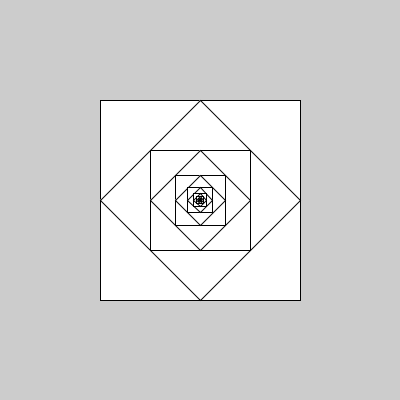
Frame 1 (no input)
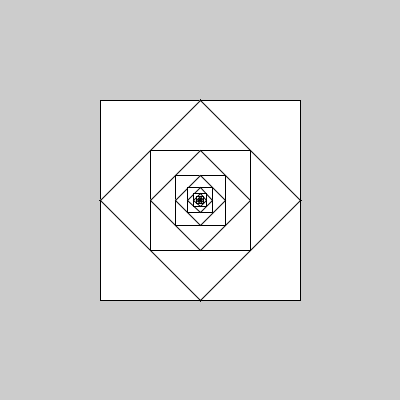
Frame 60 (the mouse pressed at the canvas centre just before this capture)
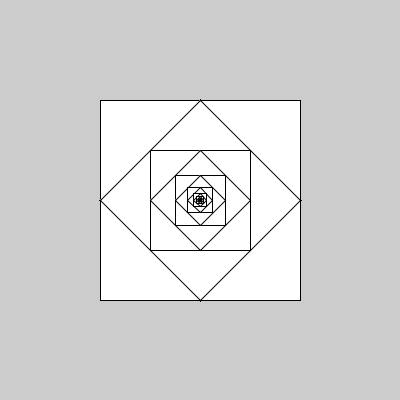
Frame 120 (the mouse held since frame 60 and released just before this capture)

The Processing sketch that drew these frames (run headless with seeded random() and noise(); from frame 60 on, the mouse is pressed at the canvas centre):

// Processing sketch: Recursive_Rectangles
// ── Recursive_Rectangles.pde
void setup(){
 size(400,400);
 smooth();
}

void draw(){
  
 drawQuad(100,100,100,300,300,300,300,100);
}

float distance(float x1, float y1, float x2, float y2){
 return sqrt((x1-x2)*(x1-x2) + (y1-y2)*(y1-y2));
}

void drawQuad(float x1, float y1, float x2, float y2, float x3, float y3, float x4, float y4){
 if(distance(x1,y1,x2,y2)<1.5){
  return;
 }else{
   quad(x1,y1,x2,y2,x3,y3,x4,y4);
   drawQuad((x1+x2)/2,(y1+y2)/2,(x2+x3)/2,(y2+y3)/2,(x3+x4)/2,(y3+y4)/2,(x4+x1)/2,(y4+y1)/2);
 }

}
